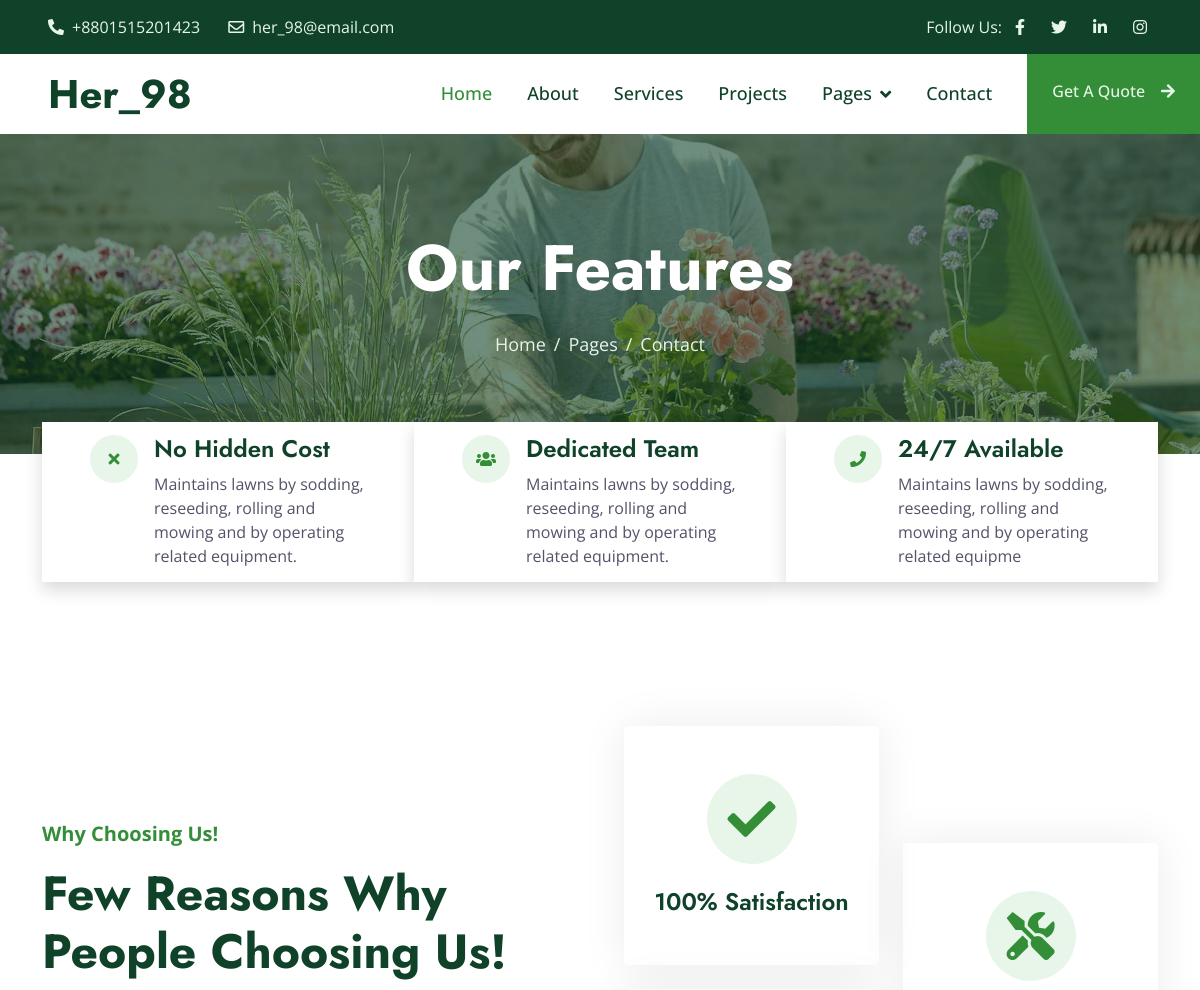
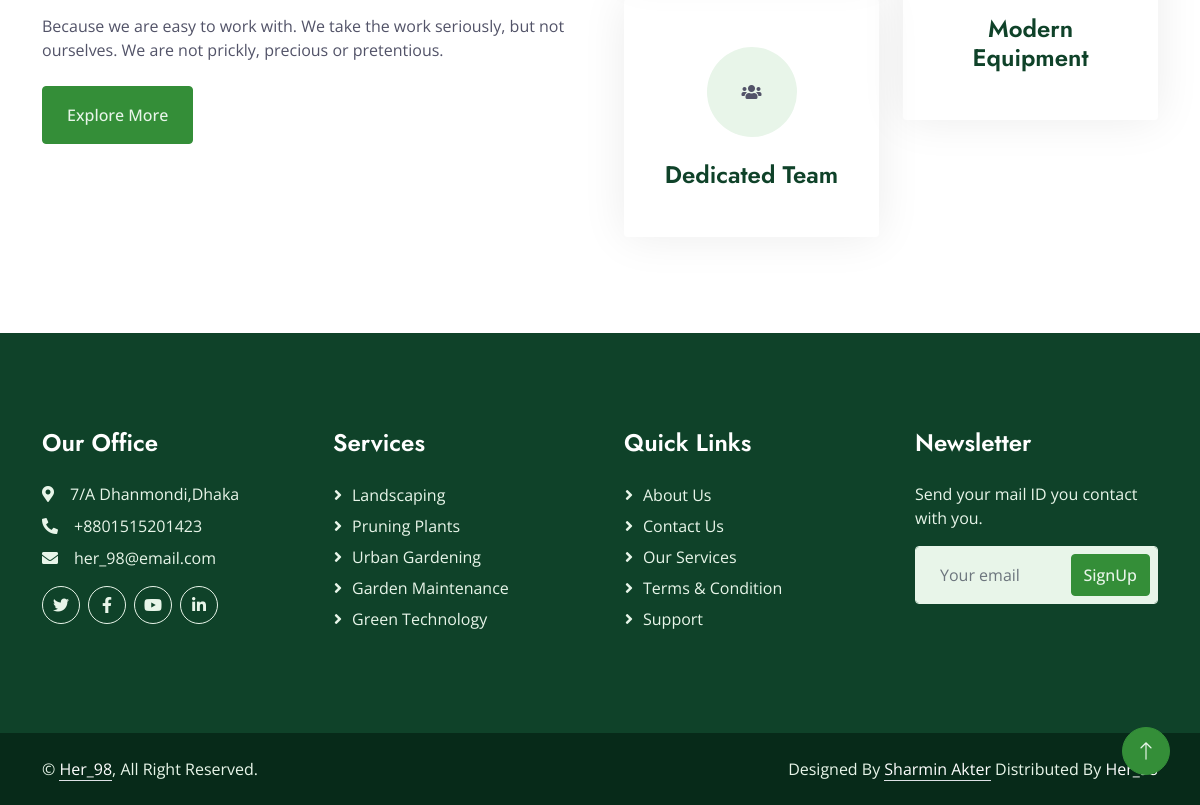
The page /her_98/welcome/featurepage on the database its author committed (2 pictures, top to bottom).
### tables this page shows
CREATE TABLE `feature_1` (
  `id` int(11) NOT NULL,
  `icon` varchar(255) NOT NULL,
  `title` varchar(255) NOT NULL,
  `details` text NOT NULL
);

CREATE TABLE `feature` (
  `id` int(11) NOT NULL,
  `logo` text NOT NULL,
  `title` varchar(255) NOT NULL
);

### her_98/application/controllers/Welcome.php (called while the page is built, shortened)
<?php
class Welcome extends CI_Controller
{
	public function featurepage()
	{
		$data['feature'] = $this->Her_model->getfeature();
		$data['fet'] = $this->Her_model->getfet();
		$this->load->view('her/featurepage', $data);
	}
}

### her_98/index.php (called while the page is built, shortened)
<?php
require_once BASEPATH.'core/CodeIgniter.php';

### her_98/application/models/Her_model.php (called while the page is built, shortened)
<?php
class Her_model extends CI_Model
{
    public function getfeature()
    {
        $data=$this->db->get('feature');
        return $data->result();
    }
    public function getfet()
    {
        $data=$this->db->get('feature_1');
        return $data->result();
    }
}

### her_98/application/views/her/feature.php (the view)
<div class="container-fluid top-feature py-5 pt-lg-0">
    <div class="container py-5 pt-lg-0">
        <div class="row gx-0">
           <?php foreach ($fet as $k => $v) {?>
                <div class="col-lg-4 wow fadeIn" data-wow-delay="0.1s">
                <div class="bg-white shadow d-flex align-items-center h-100 px-5" style="min-height: 160px;">
                    <div class="d-flex">
                        <div class="flex-shrink-0 btn-lg-square rounded-circle bg-light">
                            <i class="<?php echo $v->icon ?> text-primary"></i>
                        </div>
                        <div class="ps-3">
                            <h4><?php echo $v->title ?></h4>
                            <span>
                            <?php echo $v->details ?>
                            </span>
                        </div>
                    </div>
                </div>
            </div>
            <?php } ?>
        </div>
    </div>
</div>

### her_98/application/views/her/feature_2.php
<div class="container-xxl py-5">
       <div class="container">
           <div class="row g-5 align-items-center">
               <div class="col-lg-6 wow fadeInUp" data-wow-delay="0.1s">
                   <p class="fs-5 fw-bold text-primary">Why Choosing Us!</p>
                   <h1 class="display-5 mb-4">Few Reasons Why People Choosing Us!</h1>
                   <p class="mb-4">Because we are easy to work with. We take the work seriously, but not ourselves. We are not prickly, precious or pretentious.</p>
                   <a class="btn btn-primary py-3 px-4" href="">Explore More</a>
               </div>
               <div class="col-lg-6">
                   <div class="row g-4 align-items-center">
                       <div class="col-md-6">
                           <div class="row g-4">
                               <?php foreach ($feature as $k => $v) { ?>
                               <div class="col-12 wow fadeIn" data-wow-delay="0.3s">
                                   <div class="text-center rounded py-5 px-4" style="box-shadow: 0 0 45px rgba(0,0,0,.08);">
                                       <div class="btn-square bg-light rounded-circle mx-auto mb-4" style="width: 90px; height: 90px;">
                                           <i class="<?php echo $v->logo ?>text-primary"></i>
                                       </div>
                                       <h4 class="mb-0"><?php echo $v->title ?></h4>
                                   </div>
                               </div>
                               <?Php } ?>
                           </div>
                       </div>
                       <div class="col-md-6 wow fadeIn" data-wow-delay="0.7s">
                           <div class="text-center rounded py-5 px-4" style="box-shadow: 0 0 45px rgba(0,0,0,.08);">
                               <div class="btn-square bg-light rounded-circle mx-auto mb-4" style="width: 90px; height: 90px;">
                                   <i class="fa fa-tools fa-3x text-primary"></i>
                               </div>
                               <h4 class="mb-0">Modern Equipment</h4>
                           </div>
                       </div>
                   </div>
               </div>
           </div>
       </div>
   </div>

### her_98/assets/css/style.css (style rules this page uses)
:root { --primary: #348E38; --secondary: #525368; --light: #E8F5E9; --dark: #0F4229; }
h1, .h1, h2, .h2, .fw-bold { font-weight: 700 !important; }
h3, .h3, h4, .h4, .fw-medium { font-weight: 600 !important; }
.btn { transition: .5s; font-weight: 500; }
.btn-primary, .btn-outline-primary:hover { color: var(--light); }
.btn-square { width: 38px; height: 38px; }
.btn-lg-square { width: 48px; height: 48px; }
.btn-square, .btn-sm-square, .btn-lg-square { padding: 0; display: flex; align-items: center; justify-content: center; font-weight: normal; }
@media (min-width: 991.98px) { .top-feature { position: relative; margin-top: -80px; z-index: 1; } }

### rows shown on the page
feature_1: title "No Hidden Cost", details "Maintains lawns by sodding, reseeding, rolling and mowing and by operating related equipment."
feature_1: title "Dedicated Team", details "Maintains lawns by sodding, reseeding, rolling and mowing and by operating related equipment."
feature_1: title "24/7 Available", details "Maintains lawns by sodding, reseeding, rolling and mowing and by operating related equipme"
feature: title "100% Satisfaction"
feature: title "Dedicated Team"
